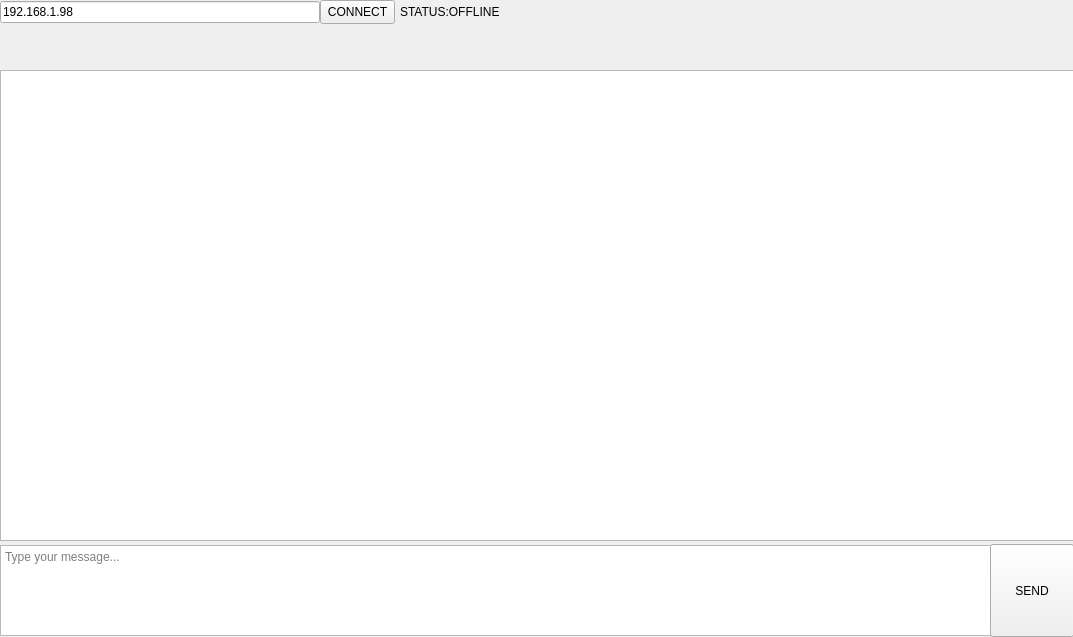
<?xml version="1.0" encoding="UTF-8"?>
<ui version="4.0">
 <class>MainWindow</class>
 <widget class="QMainWindow" name="MainWindow">
  <property name="geometry">
   <rect>
    <x>0</x>
    <y>0</y>
    <width>1073</width>
    <height>637</height>
   </rect>
  </property>
  <property name="windowTitle">
   <string>MainWindow</string>
  </property>
  <widget class="QWidget" name="centralWidget">
   <widget class="QTextEdit" name="messageEdit">
    <property name="geometry">
     <rect>
      <x>0</x>
      <y>545</y>
      <width>991</width>
      <height>91</height>
     </rect>
    </property>
    <property name="placeholderText">
     <string>Type your message...</string>
    </property>
   </widget>
   <widget class="QTextEdit" name="tField">
    <property name="geometry">
     <rect>
      <x>0</x>
      <y>70</y>
      <width>1074</width>
      <height>471</height>
     </rect>
    </property>
    <property name="readOnly">
     <bool>true</bool>
    </property>
   </widget>
   <widget class="QPushButton" name="sendButton">
    <property name="geometry">
     <rect>
      <x>990</x>
      <y>544</y>
      <width>84</width>
      <height>93</height>
     </rect>
    </property>
    <property name="text">
     <string>SEND</string>
    </property>
   </widget>
   <widget class="QLineEdit" name="hostEdit">
    <property name="geometry">
     <rect>
      <x>0</x>
      <y>1</y>
      <width>320</width>
      <height>22</height>
     </rect>
    </property>
    <property name="text">
     <string>192.168.1.98</string>
    </property>
    <property name="placeholderText">
     <string>Server ip adress...</string>
    </property>
   </widget>
   <widget class="QPushButton" name="connectButton">
    <property name="geometry">
     <rect>
      <x>320</x>
      <y>0</y>
      <width>75</width>
      <height>24</height>
     </rect>
    </property>
    <property name="text">
     <string>CONNECT</string>
    </property>
   </widget>
   <widget class="QLabel" name="statusLabel">
    <property name="geometry">
     <rect>
      <x>400</x>
      <y>4</y>
      <width>141</width>
      <height>16</height>
     </rect>
    </property>
    <property name="text">
     <string>STATUS:OFFLINE</string>
    </property>
   </widget>
  </widget>
 </widget>
 <layoutdefault spacing="6" margin="11"/>
 <resources/>
 <connections/>
</ui>
